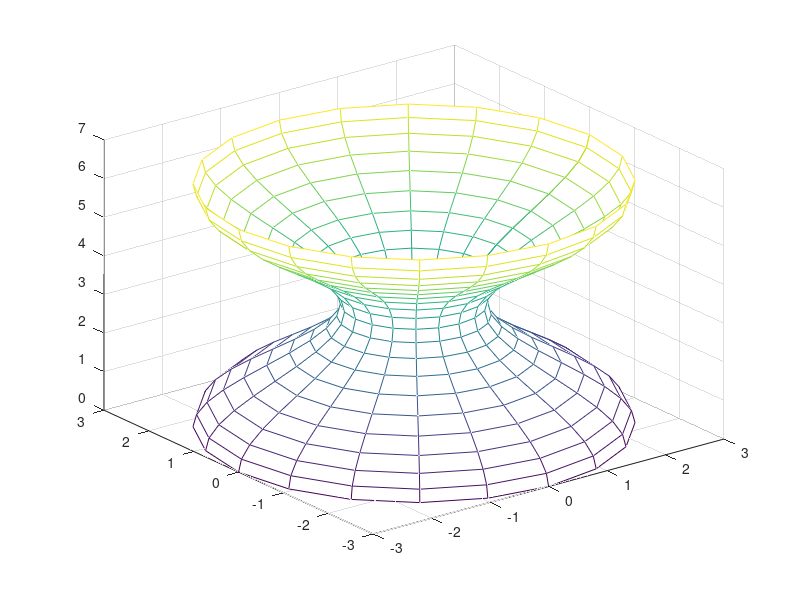

Write the MATLAB code that produced this figure. (Note: this script raises an error after producing the figure.)
% 3차 스플라인 보간법으로 보간

clear; clc; close all;

% 초기값 설정 %
h=pi/10;
t = 0:h:2*pi; n=size(t',1);     % t는 z의 범위, n은 단면의 개수  
the=t;                              % 나눌 평면의 개수
X=zeros(n); Y=X;  Z=X;              % 단면을 나타낼 X행렬과 Y행렬을 초기화

for ik=1:n  
    r=2+cos(t(ik));                 % 반지름 
    
    X(ik,:)=r*cos(the);             
    Y(ik,:)=r*sin(the);
    Z(ik,:)=t(ik);    
end

mesh(X,Y,Z)
% return;

% 단면 그리기 %

% for ik=1:2:n
%     figure
%     plot(X(ik,:),Y(ik,:));          
%     axis([-3 3 -3 3]);     
% end
% return

%%%%%% 복원 %%%%%%

tt = 0:h/2:2*pi; nn=size(tt',1);        % 가운데 값 하나 더 넣기
XX=zeros(nn,n); YY=XX; ZZ=XX;           % 근사한 값을 넣기 위한 XX와 YY

for ik=1:n
    
    coor=[X(:,ik)';Y(:,ik)'];           % X, Y 좌표값 넣기
    data=zeros(2,n);                    % 스플라인에 넣을 데이터 확인
    for it=1:n
        data(1,it)=t(it);               % x를 Z축으로 잡기
        data(2,it)=sqrt(coor(1,it)^2+coor(2,it)^2);     % z축과의 거리가 y가 된다
    end  
    
    [a,b,c,d]=spline_3(data);           % 스플라인으로 보간함수 만들기

    % 보간한 좌표를 평면에 맞취서 넣기
    for it=1:n-1
        x=t(it):h/2:t(it+1);            
        y=a(it)+b(it).*(x-t(it))+c(it).*(x-t(it)).^2+d(it).*((x)-t(it)).^3;
%         plot(x,a(it)+b(it).*(x-t(it))+c(it).*(x-t(it)).^2+d(it).*((x)-t(it)).^3)
%         hold on
        XX(2*it-1,ik)=y(1)*cos(the(ik)); YY(2*it-1,ik)=y(1)*sin(the(ik));
        XX(2*it,ik)=y(2)*cos(the(ik)); YY(2*it,ik)=y(2)*sin(the(ik));
        XX(2*it+1,ik)=y(3)*cos(the(ik)); YY(2*it+1,ik)=y(3)*sin(the(ik));
    end    

end

for ik=1:nn
    ZZ(ik,:)=tt(ik);    
end    

figure
mesh(XX,YY,ZZ)




